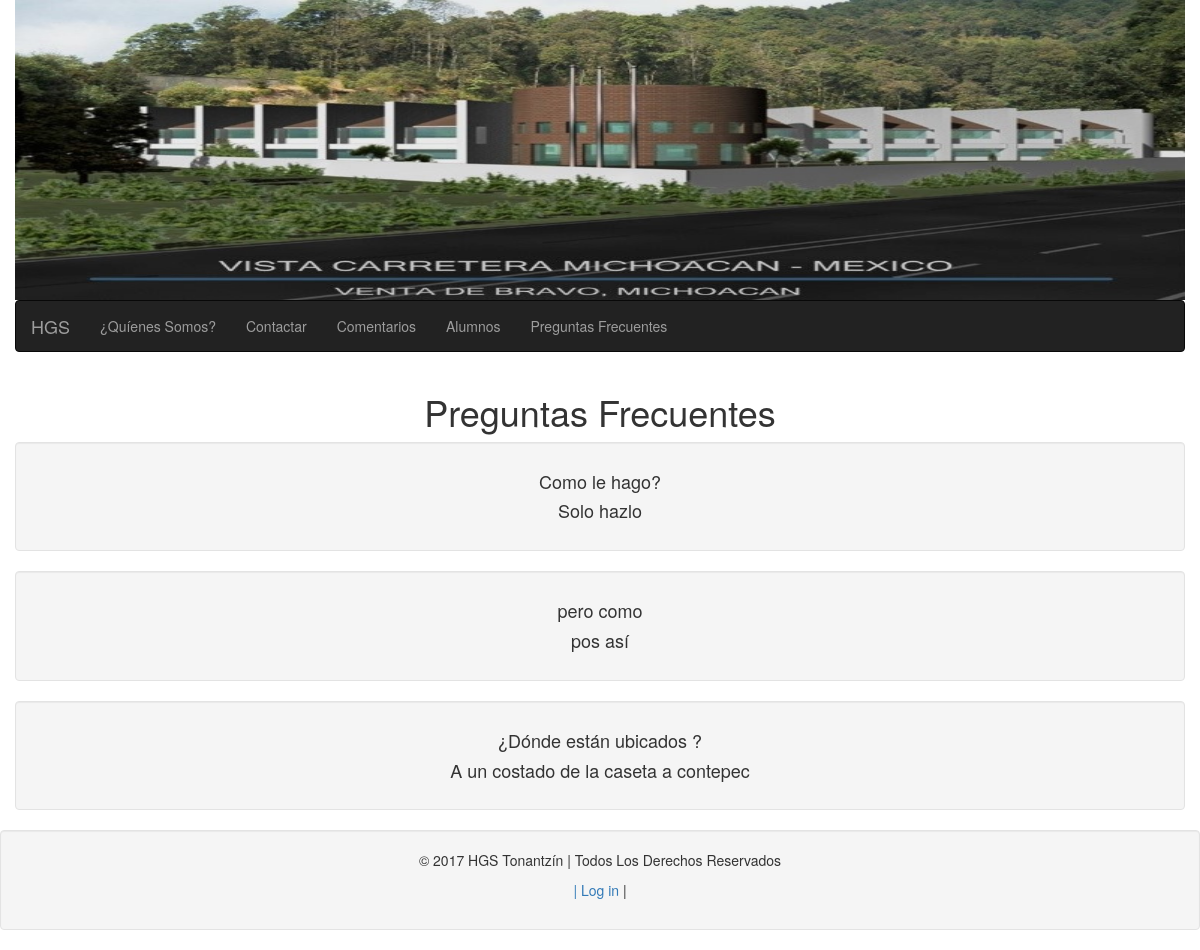
The app's page /faq.php with its own data.
### tables this page shows
CREATE TABLE `faq` (
  `idFaq` int(11) NOT NULL,
  `pregunta` varchar(500) NOT NULL,
  `respuesta` varchar(5000) NOT NULL
);

### admin/class/Faq.php (called while the page is built, shortened)
<?php
class Faq{
	public static function recuperarTodos(){
		$conexion = new Conexion();
		$consulta = $conexion->prepare('SELECT * FROM ' . self::TABLA);
		$consulta-> execute();
		$registros = $consulta-> fetchAll();
		return $registros;
	}
}

### faq.php (the view)
<?php
include_once 'template/header.php';
 require_once 'admin/class/Faq.php';
   $faq = Faq::recuperarTodos();
?>
	<div class=" row ">
		<center><div class="col-xs-12 ">
			<center><h1 >Preguntas Frecuentes</h1></center>
		<?php
      if(count($faq)>0){
        foreach ($faq as $item) {
      ?>
     <div class="col-xs-12 well">
     <h4 style="";> <?php echo $item['pregunta']?> </h4>
      <h4 style="";><?php echo $item['respuesta'] ?></h4>
     </div>
     <?php
      }
      }else{
        echo '<p> No hay preguntas registradas... </p>';
      }
      ?>
		</div>
	</div>
<?php
include_once 'template/footer.php';
?>

### template/css/style.css (style rules this page uses)
body { background-image: url(../../images/Android.jpg); background-repeat: no-repeat; background-size: cover; background-attachment: fixed; }

### records on screen
faq: pregunta "Como le hago?", respuesta "Solo hazlo"
faq: pregunta "pero como", respuesta "pos así"
faq: pregunta "¿Dónde están ubicados ?", respuesta "A un costado de la caseta a contepec"
